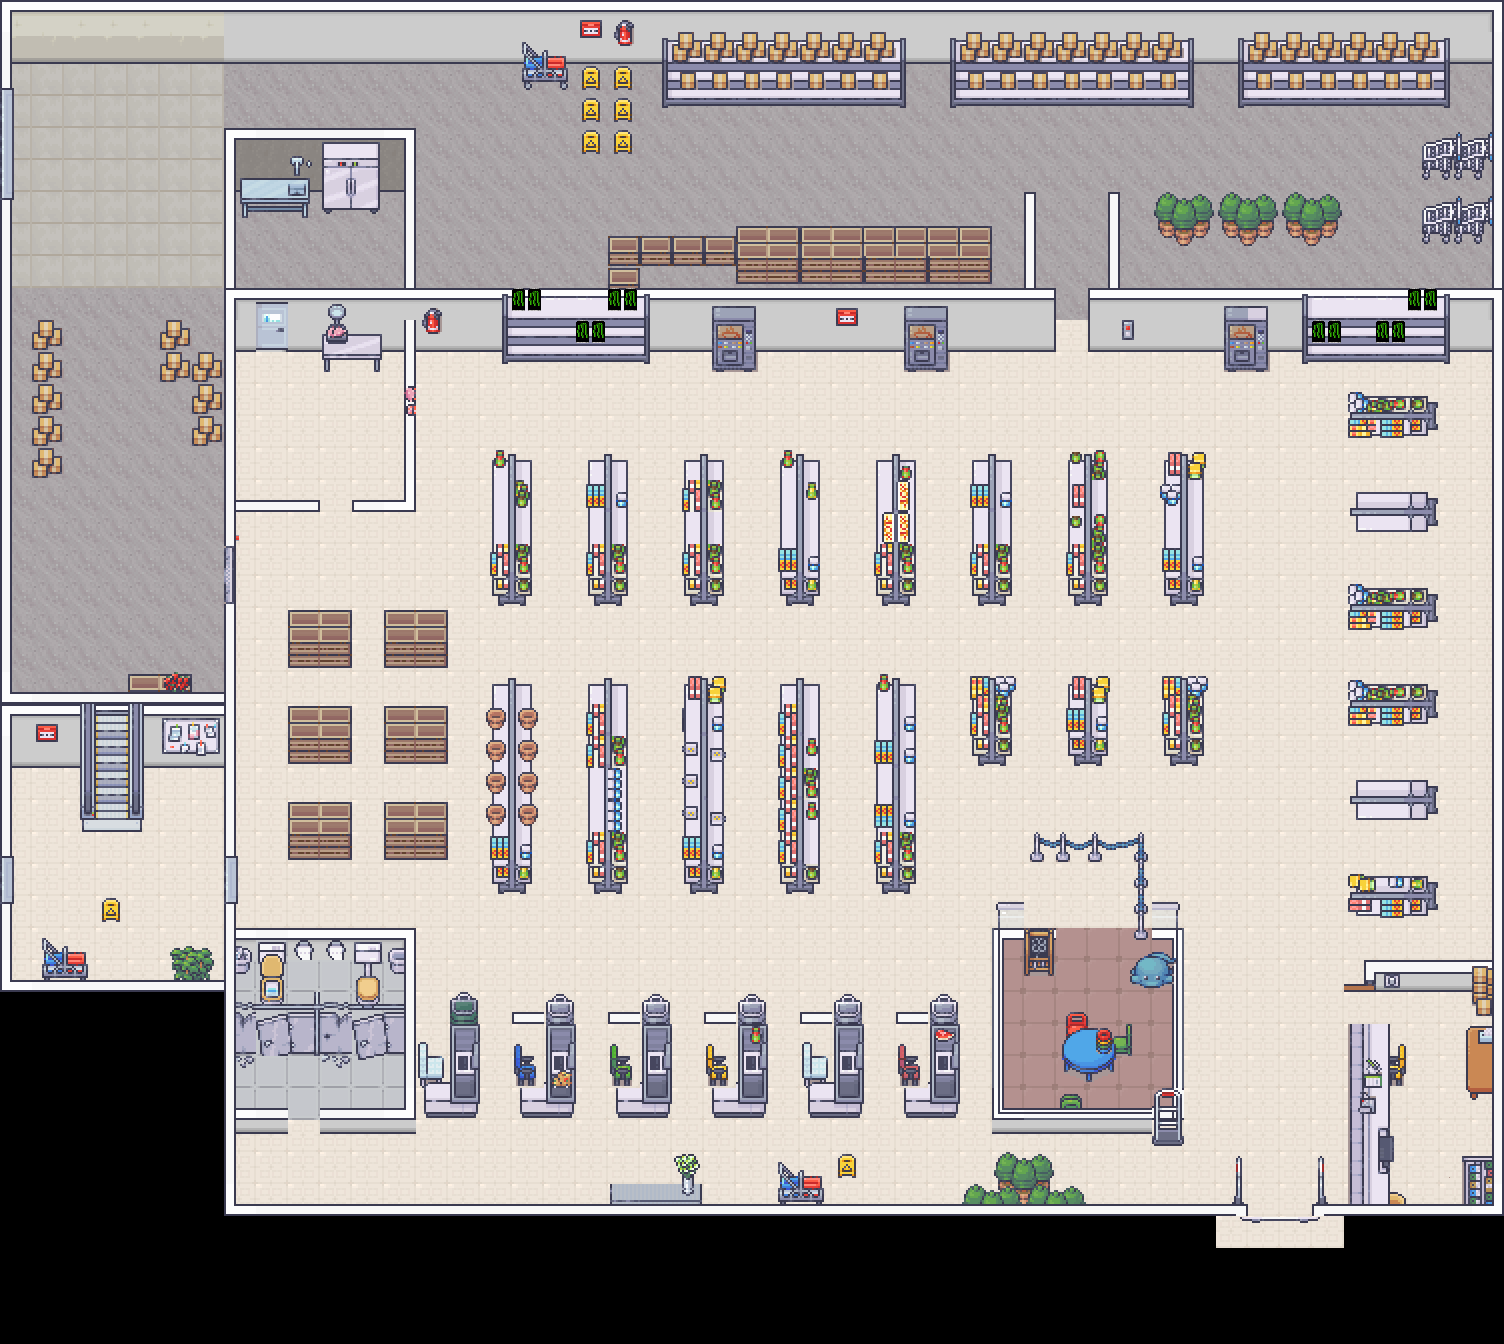

Rendered tile map (Tiled .tmx) drawn with the repository's tilesets; below, a short description and the map source with its tile grids summarised:
An orthogonal 47x42 tile map with 32x32 px tiles, 4 tile layers (map, interiorLayer, interiorLayer2, interiorLayer3), 8 tilesets and 202 objects.

<map version="1.9" tiledversion="1.9.2" orientation="orthogonal" renderorder="right-down" width="47" height="42" tilewidth="32" tileheight="32" infinite="0" nextlayerid="8" nextobjectid="262">
 <editorsettings>
  <export format="tmx" />
 </editorsettings>
 <tileset firstgid="1" source="Wall.tsx" />
 <tileset firstgid="1281" source="Floor.tsx" />
 <tileset firstgid="1881" source="Border.tsx" />
 <tileset firstgid="2331" source="Interior.tsx" />
 <tileset firstgid="4091" source="Interior2.tsx" />
 <tileset firstgid="5339" source="Interior3.tsx" />
 <tileset firstgid="6235" source="Shop.tsx" />
 <tileset firstgid="7483" source="Jail.tsx" />
 <layer id="1" name="map" width="47" height="42">
  <data>[1974 cells, 1741 non-empty, 9 distinct tile ids]</data>
 </layer>
 <layer id="2" name="interiorLayer" width="47" height="42">
  <data>[1974 cells, 376 non-empty, 94 distinct tile ids]</data>
 </layer>
 <layer id="3" name="interiorLayer2" width="47" height="42">
  <data>[1974 cells, 531 non-empty, 146 distinct tile ids]</data>
 </layer>
 <layer id="4" name="interiorLayer3" width="47" height="42">
  <data>[1974 cells, 179 non-empty, 77 distinct tile ids]</data>
 </layer>
 <objectgroup id="7" name="collider">
  <object id="1" x="662.006" y="30.0309" width="244" height="77.9688" />
  <object id="2" x="640" y="-0.181818" width="22.005" height="51.6364" />
  <object id="3" x="949.993" y="30.1901" width="243.992" height="77.8152" />
  <object id="4" x="1238" y="30.0323" width="211.997" height="77.9659" />
  <object id="5" x="0.0430556" y="0" width="1503.96" height="54.1278" />
  <object id="6" x="1492" y="0" width="11.9961" height="1215.98" />
  <object id="7" x="1474" y="137.996" width="14" height="0.0261285" />
  <object id="9" x="1487.99" y="133.996" width="0.0117188" height="4.03125" />
  <object id="11" x="1488.01" y="134" width="1.99219" height="0.0078125" />
  <object id="12" x="1490" y="132" width="0.00390625" height="2.00781" />
  <object id="13" x="1490" y="131.992" width="2.00391" height="0.0078125" />
  <object id="15" x="1474" y="138.027" width="0.0585938" height="1.96875" />
  <object id="16" x="1468" y="139.996" width="5.99609" height="0.0898438" />
  <object id="17" x="1467.99" y="139.988" width="0.183594" height="2.00781" />
  <object id="18" x="1462.01" y="141.996" width="5.98438" height="0.0898438" />
  <object id="20" x="1461.91" y="134" width="0.0898438" height="7.99219" />
  <object id="21" x="1460" y="133.996" width="2" height="0.0898438" />
  <object id="22" x="1459.93" y="132" width="0.0703125" height="2" />
  <object id="23" x="1458" y="132" width="1.99609" height="0.125" />
  <object id="24" x="1458" y="132.004" width="0.136719" height="1.99219" />
  <object id="25" x="1456" y="133.992" width="1.99609" height="0.0859375" />
  <object id="26" x="1456" y="133.992" width="0.0820313" height="4.01172" />
  <object id="28" x="1442" y="138" width="13.9961" height="0.117188" />
  <object id="29" x="1442" y="138" width="0.113281" height="2" />
  <object id="30" x="1436" y="140" width="5.99219" height="0.0664063" />
  <object id="31" x="1436" y="140" width="0.121094" height="2" />
  <object id="32" x="1426" y="141.992" width="9.99609" height="0.113281" />
  <object id="33" x="1425.99" y="141.994" width="0.172222" height="2.00556" />
  <object id="34" x="1424.01" y="144.011" width="1.98333" height="0.194444" />
  <object id="35" x="1424.01" y="144.006" width="0.161111" height="1.98889" />
  <object id="36" x="1422.01" y="146.006" width="1.99444" height="0.127778" />
  <object id="39" x="1422" y="168.004" width="62.0039" height="2.00391" />
  <object id="67" x="1474" y="202" width="14" height="0.0261285" />
  <object id="68" x="1487.99" y="198" width="0.0117188" height="4.03125" />
  <object id="69" x="1488.01" y="198.004" width="1.99219" height="0.0078125" />
  <object id="70" x="1490" y="196.004" width="0.00390625" height="2.00781" />
  <object id="71" x="1490" y="195.996" width="2.00391" height="0.0078125" />
  <object id="72" x="1474" y="202.031" width="0.0585938" height="1.96875" />
  <object id="73" x="1468" y="204" width="5.99609" height="0.0898438" />
  <object id="74" x="1467.99" y="203.992" width="0.183594" height="2.00781" />
  <object id="75" x="1462.01" y="206" width="5.98438" height="0.0898438" />
  <object id="76" x="1461.91" y="198.004" width="0.0898438" height="7.99219" />
  <object id="77" x="1460" y="198" width="2" height="0.0898438" />
  <object id="78" x="1459.93" y="196.004" width="0.0703125" height="2" />
  <object id="79" x="1458" y="196.004" width="1.99609" height="0.125" />
  <object id="80" x="1458" y="196.008" width="0.136719" height="1.99219" />
  <object id="81" x="1456" y="197.996" width="1.99609" height="0.0859375" />
  <object id="82" x="1456" y="197.996" width="0.0820313" height="4.01172" />
  <object id="83" x="1442" y="202.004" width="13.9961" height="0.117188" />
  <object id="84" x="1442" y="202.004" width="0.113281" height="2" />
  <object id="85" x="1436" y="204.004" width="5.99219" height="0.0664063" />
  <object id="86" x="1436" y="204.004" width="0.121094" height="2" />
  <object id="87" x="1426" y="205.996" width="9.99609" height="0.113281" />
  </objectgroup>
</map>
<!-- 149 of 202 objects omitted -->
